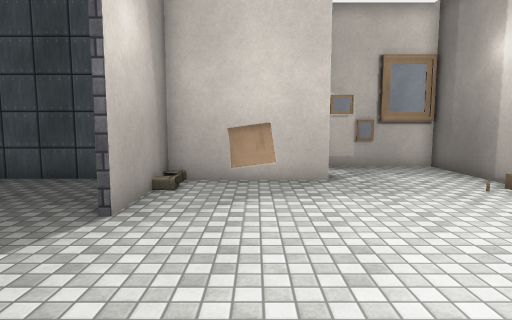
[1] (above)

16 first-person views from a walk through a scene from a Unity 3-D project. The camera is 1.5 m above the floor, tilts 6° down and sees 75° across. The floor is counted in squares, 1 m on a side. Each view is taken from the middle of a square. On the plan, view 1 faces up. The plan holds only what a view shows up to about 15 squares ahead; the rest is blank. The place goes on beyond the plan. The player is left out. Surface patterns are stand-ins for the level's own textures.

[2]
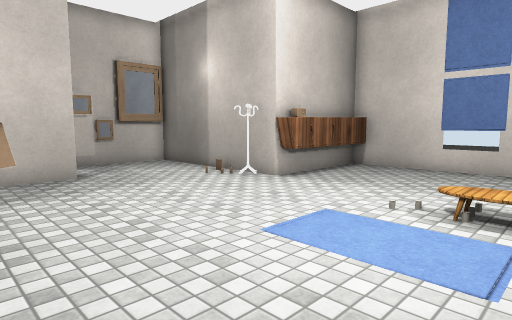

[3]
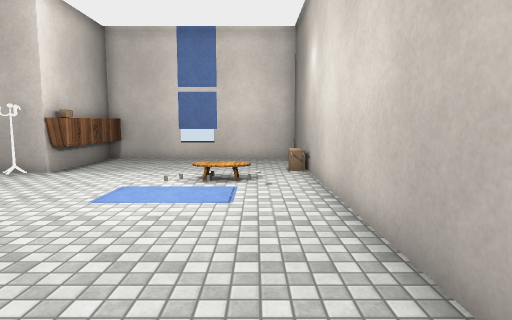

[4]
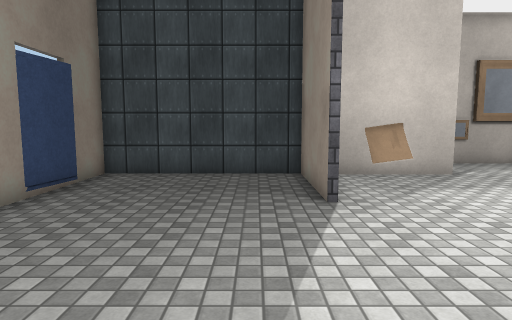

[5]
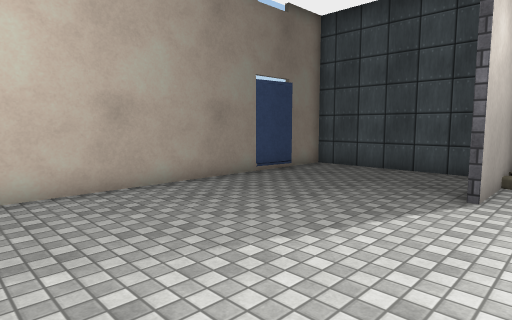

[6]
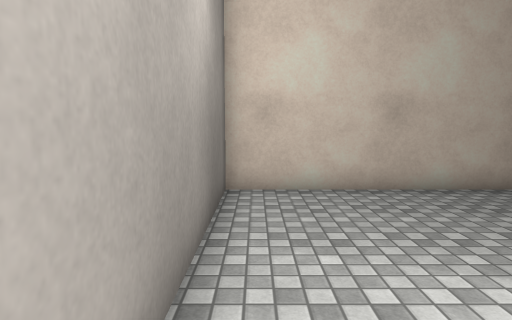

[7]
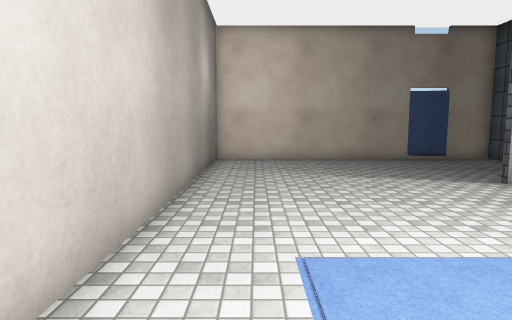

[8]
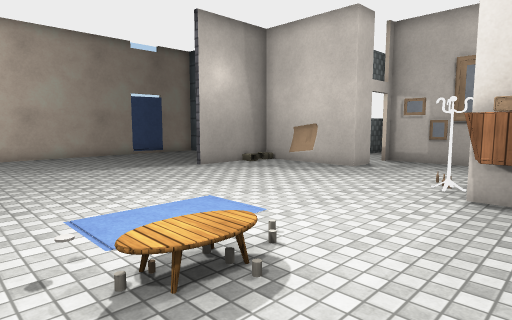

[9]
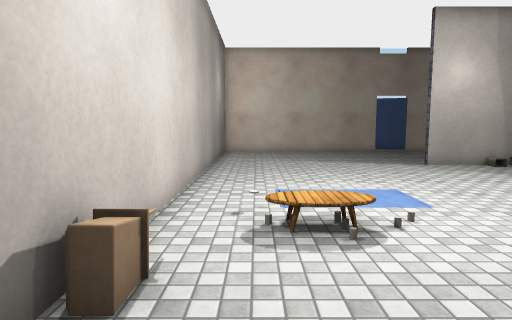

[10]
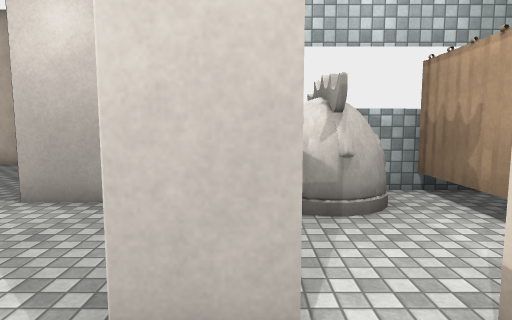

[11]
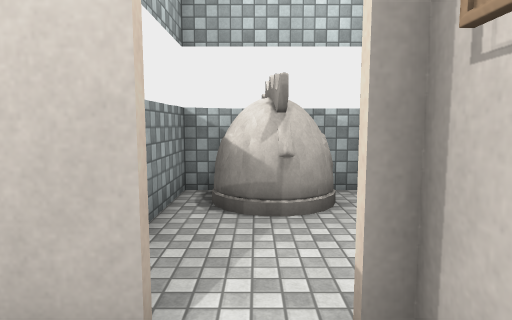

[12]
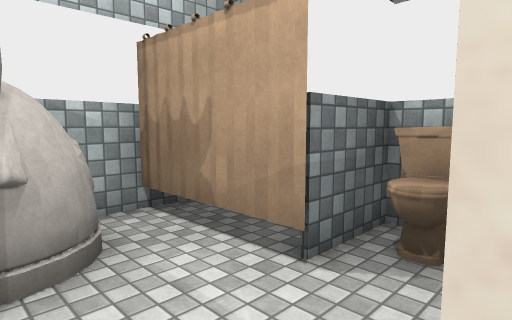

[13]
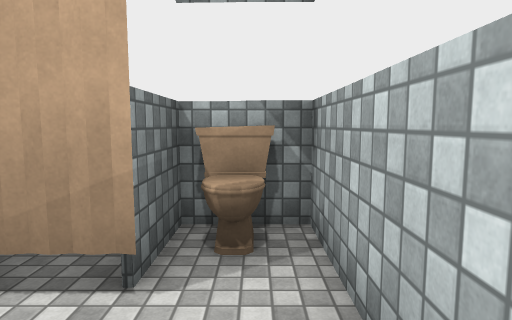

[14]
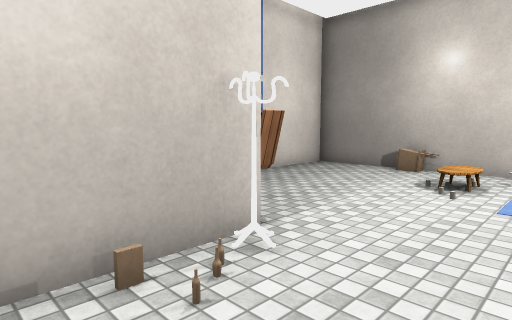

[15]
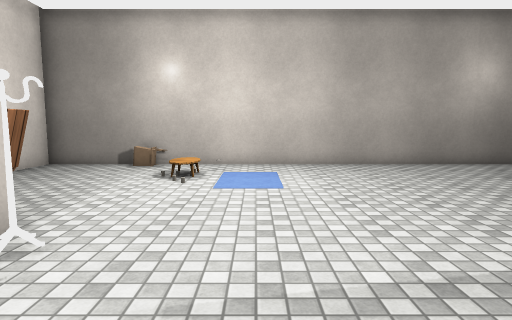

[16]
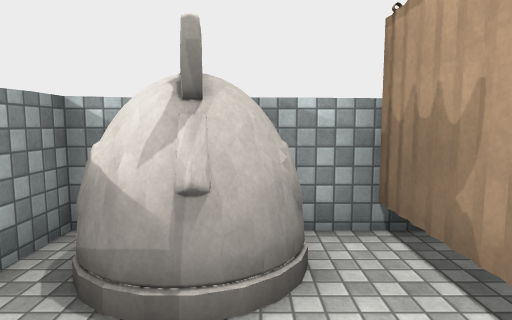

### Floor plan
Points are (right, up) in squares from view 1. A wall is a line through its corners. A room is listed if a view was taken in it or the views show most of it. See-through windows are left out.
Room 1 (views 1, 2, 3, 4, 5, 6, 7, 8, 9, 10, 11, 12, 14, 15)
walls: (6.4, 6.4) (6.4, 12) (1.8, 12); (2, 10.4) (2, 9.1) (-2.4, 9.1) (-2.4, 5.4); (-2.6, 5.4) (-2.6, 9.3) (-8.7, 9.3) (-8.7, 7.4); (-8.7, 5.7) (-8.7, -2.7) (10.9, -2.7) (10.9, 5.4)
ways out: opening at (2, 11) to room 2
objects: other object (0, 9); shelf (6, 5) to (10, 6); rack (6, 6); other object (7, -3) to (7, -2)
Room 2 (views 13, 16)
walls: (-1.8, 13.7) (-2.4, 13.8); (-1.2, 13.9) (-1.9, 13.8); (-0.1, 13.8) (-1.2, 13.6); (-2, 13.8) (-3, 13.6); (-2.5, 13.9) (-3.2, 14); (-3, 13.8) (-3.7, 13.7); (1.8, 12) (1.8, 15.9) (-0.1, 15.9) (-0.1, 13.6) (-1.7, 13.9); (-3.6, 10.5) (-3.6, 9.3) (-1, 9.3); (-3.6, 14.6) (-3.6, 12.4)
ways out: opening at (2, 11) to room 1
objects: other object (-4, 10) to (-2, 12); toilet (1, 15)

Where each view was taken, in squares from view 1:
view 1: 0 up, 0 right, facing up
view 2: 1 down, 1 left, facing up-right
view 3: 1 down, 4 left, facing right
view 4: 1 down, 4 left, facing up
view 5: 2 down, 1 left, facing up-left
view 6: 2 down, 1 left, facing left
view 7: 1 down, 6 right, facing left
view 8: 2 down, 8 right, facing up-left
view 9: 1 down, 10 right, facing left
view 10: 10 up, 4 right, facing left
view 11: 11 up, 4 right, facing left
view 12: 11 up, 2 right, facing up-left
view 13: 11 up, 1 right, facing up
view 14: 9 up, 3 right, facing down-right
view 15: 10 up, 3 right, facing down
view 16: 12 up, 1 right, facing left
